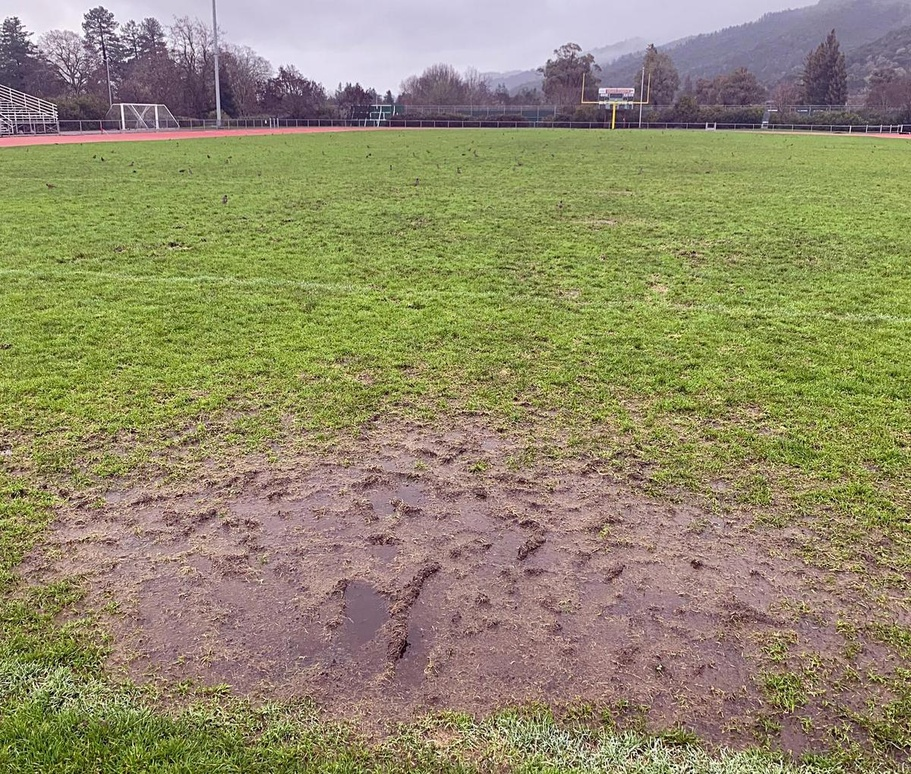
#> input picture field.jpg, 911 x 774 px, shrunk from 1200 x 1020 before the run
$ python -i NASA_Launch_Software.py   (imports and definitions only)
#> lines starting #> are read from the running program, lines starting #| are printed output that depends on the picture
#> further down, picture is the input picture: shape (774, 911, 3); mean B, G, R 106.6, 139.2, 145.8
"""
Group: SBU Rocket Team

Written By: Jewick Shi
Edited By: Ethan Carr
"""

import math
import random
import string
import time

import cv2
import numpy as np
import matplotlib.pyplot as plt

#from mpu6050 import mpu6050
#import RPi.GPIO as GPIO
#import picamera

WHITE = (255,255,255)
BLACK = (0,0,0)

TEXTFONT = cv2.FONT_HERSHEY_DUPLEX
TEXTLINE = cv2.LINE_AA

callSign = "KQ4CTL"
matchingInstr = True
hasFlown = False
deployed = False
finishedTask = False
isGreyscale = False
isCustomFilter = False
flipPic = False

flipCounter = 0
fallVel = -5

#imgFile = None
imgFile = 'field.jpg'

# arducam imx477 B0262
# https://docs.arducam.com/Raspberry-Pi-Camera/Native-camera/Libcamera-User-Guide/
# https://docs.arducam.com/Raspberry-Pi-Camera/Native-camera/PiCamera2-User-Guide/

#MPU = mpu6050(0x68)
accelStart = None
gryoStart = None

#mpu stuff
"""""
MPU 6050
https://www.youtube.com/watch?v=JTFa5l7zAA4
https://github.com/m-rtijn/mpu6050
https://pypi.org/project/mpu6050-raspberrypi/
https://www.electronicwings.com/raspberry-pi/mpu6050-accelerometergyroscope-interfacing-with-raspberry-pi

base on how itll be set up... if rocket is laying on the ground length-wise
x ... towards sky
y ... width of the rocket
z ... length of the rocket
"""

"""
Gets the magnitude of the acceleration and angular vectors.

Returns:
- accelMag [float?]: Magnitude of the acceleration vector
- gyroMag [float?]: Magnitude of the angular vector
"""

# hsaoihdoiuahd
"""
def getAccelGyroMagVal():
    mpu_accel = MPU.get_accel_data()
    mpu_gyro = MPU.get_gyro_data()

    accelVec = np.array([mpu_accel["x"], mpu_accel["y"], mpu_accel["z"]])
    gyroVec = np.array([mpu_gyro["x"], mpu_gyro["y"], mpu_gyro["z"]])

    accelMag = np.linalg.norm(accelVec)
    gyroMag = np.linalg.norm(gyroVec)

    return accelMag, gyroMag"""

"""
Gets the component velocities in 1 second intervals. Returns any combination of the three axis.

Parameters:
- xComp [Bool]: True if looking for x-component, default False
- yComp [Bool]: True if looking for y-component, default False
- zComp [Bool]: True if looking for z-component, default False

Returns:
- xVel [float?]: Average velocity in the x-direction
- yVel [float?]: Average velocity in the y-direction
- zVel [float?]: Average velocity in the z-direction
"""
# coiascjoiasd
"""
def getVel(xComp = False, yComp = False, zComp = False):
    if (xComp and yComp and zComp):
        timeRef1 = time.perf_counter()
        xVal1 = MPU.get_accel_data()["x"]
        yVal1 = MPU.get_accel_data()["y"]
        zVal1 = MPU.get_accel_data()["z"]
        time.sleep(1)
        xVal2 = MPU.get_accel_data()["x"]
        yVal2 = MPU.get_accel_data()["y"]
        zVal2 = MPU.get_accel_data()["z"]
        timeRef2 = time.perf_counter()

        timeRefDif = timeRef2 - timeRef1
        xValDif = xVal2 - xVal1
        yValDif = yVal2 - yVal1
        zValDif = zVal2 - zVal1

        xVel = xValDif/timeRefDif
        yVel = yValDif/timeRefDif
        zVel = zValDif/timeRefDif

        return xVel, yVel, zVel
    elif (xComp and yComp):
        timeRef1 = time.perf_counter()
        xVal1 = MPU.get_accel_data()["x"]
        yVal1 = MPU.get_accel_data()["y"]
        time.sleep(1)
        xVal2 = MPU.get_accel_data()["x"]
        yVal2 = MPU.get_accel_data()["y"]
        timeRef2 = time.perf_counter()

        timeRefDif = timeRef2 - timeRef1
        xValDif = xVal2 - xVal1
        yValDif = yVal2 - yVal1

        xVel = xValDif/timeRefDif
        yVel = yValDif/timeRefDif

        return xVel, yVel
    elif (xComp and zComp):
        timeRef1 = time.perf_counter()
        xVal1 = MPU.get_accel_data()["x"]
        zVal1 = MPU.get_accel_data()["z"]
        time.sleep(1)
        xVal2 = MPU.get_accel_data()["x"]
        zVal2 = MPU.get_accel_data()["z"]
        timeRef2 = time.perf_counter()

        timeRefDif = timeRef2 - timeRef1
        xValDif = xVal2 - xVal1
        zValDif = zVal2 - zVal1

        xVel = xValDif/timeRefDif
        zVel = zValDif/timeRefDif

        return xVel, zVel
    elif (yComp and zComp):
        timeRef1 = time.perf_counter()
        yVal1 = MPU.get_accel_data()["y"]
        zVal1 = MPU.get_accel_data()["z"]
        time.sleep(1)
        yVal2 = MPU.get_accel_data()["y"]
        zVal2 = MPU.get_accel_data()["z"]
        timeRef2 = time.perf_counter()

        timeRefDif = timeRef2 - timeRef1
        yValDif = yVal2 - yVal1
        zValDif = zVal2 - zVal1

        yVel = yValDif/timeRefDif
        zVel = zValDif/timeRefDif

        return yVel, zVel
    elif (xComp):
        timeRef1 = time.perf_counter()
        xVal1 = MPU.get_accel_data()["x"]
        time.sleep(1)
        xVal2 = MPU.get_accel_data()["x"]
        timeRef2 = time.perf_counter()

        timeRefDif = timeRef2 - timeRef1
        xValDif = xVal2 - xVal1

        xVel = xValDif/timeRefDif

        return xVel
    elif (yComp):
        timeRef1 = time.perf_counter()
        yVal1 = MPU.get_accel_data()["y"]
        time.sleep(1)
        yVal2 = MPU.get_accel_data()["y"]
        timeRef2 = time.perf_counter()

        timeRefDif = timeRef2 - timeRef1
        yValDif = yVal2 - yVal1

        yVel = yValDif/timeRefDif

        return yVel
    elif (zComp):
        timeRef1 = time.perf_counter()
        zVal1 = MPU.get_accel_data()["z"]
        time.sleep(1)
        zVal2 = MPU.get_accel_data()["z"]
        timeRef2 = time.perf_counter()

        timeRefDif = timeRef2 - timeRef1
        zValDif = zVal2 - zVal1

        zVel = zValDif/timeRefDif

        return zVel
    else:
        return None
"""

"""
Gets the time that passed since start of program in hr:min:sec

Parameters:
- timeStart [float]: Start time of program //from time()
- timeRef [float]: Reference time to be obtained

Returns:
- timeStr [String]: Time value in the format of "HH:MM:SS". Does not count the days.
"""
# [10 lines left out: function timeElapsed, not called in this run]

def getTransmittion():
    pass

"""
Changes the brightness and stauration of an image. The multiplier is applied before the addends.

Parameters:
- img [Array*]: Image to be filtered, color format assumed to be BGR
- lightMul [float]: Multiplicative increase of each pixel luminosity, default value of 1
                    [0,1] ... [darker, lighter]
- lightAdd [int]: Additive increase of each pixel luminosity, default value of 0
                  [0,255] ... [darker, lighter]
- lightMul [float]: Multiplicative increase of each pixel saturation, default value of 1
                    [0,1] ... [greyscale, colored]
- lightAdd [int]: Additive increase of each pixel saturation, default value of 0
                  [0,255] ... [greyscale, colored] color

Returns:
- imgfiltered [Array*]: Image filitered base on user parameter
"""
def filterLightSat(img, satMul = 1, satAdd = 0, lightMul = 1, lightAdd = 0):
  imghls = cv2.cvtColor(img, cv2.COLOR_BGR2HLS)
  h, l, s = cv2.split(imghls)

  s = np.array(s.astype('float32'))
  #s = (s + satAdd) * satMul
  s = (s * satMul) + satAdd
  s = np.clip(s, 0, 255).astype('uint8')

  l = np.array(l.astype('float32'))
  #l = (l + lightAdd) * lightMul
  l = (l * lightMul) + lightAdd
  l = np.clip(l, 0, 255).astype('uint8')

  imgfiltered = cv2.cvtColor(cv2.merge([h, l, s]), cv2.COLOR_HLS2BGR)

  return imgfiltered

"""
DOCUMENT
"""
def fourFilters(img):
  imgSize = img.shape
#> imgSize = (774, 911, 3)
  imgY, imgX = imgSize[0], imgSize[1]
#> imgY = 774; imgX = 911

  imgYHalf = imgY // 2
#> imgYHalf = 387
  imgXHalf = imgX // 2
#> imgXHalf = 455
  imgYQ1 = imgY // 4
#> imgYQ1 = 193
  imgXQ1 = imgX // 4
#> imgXQ1 = 227
  imgYQ2 = (imgY // 4) * 3
#> imgYQ2 = 579
  imgXQ2 = (imgX // 4) * 3
#> imgXQ2 = 681


  imgTL = img[:imgYHalf, :imgXHalf]
  imgBL = img[(imgYHalf+1):, :imgXHalf]
  imgTR = img[:imgYHalf, (imgXHalf+1):]
  imgBR = img[(imgYHalf+1):, (imgXHalf+1):]
  imgC = img[imgYQ1:imgYQ2, imgXQ1:imgXQ2]

  imgTL = filterLightSat(imgTL, satMul= 1, satAdd= 255, lightMul=2)
#> in filterLightSat, `imghls = cv2.cvtColor(img, cv2.COLOR_BGR2HLS)`: imghls: shape (387, 455, 3); mean of channels 0, 1, 2 71.4, 130.4, 79.1
#> in filterLightSat, `s = np.clip(s, 0, 255).astype('uint8')`: s: shape (387, 455); every value is 255
  imgBL = cv2.bitwise_not((filterLightSat(imgBL, satMul= 1, satAdd= 255, lightMul=2)))
#> call 2 of filterLightSat, with satMul = 1, satAdd = 255, lightMul = 2, lightAdd = 0
#> in filterLightSat (call 2), `imghls = cv2.cvtColor(img, cv2.COLOR_BGR2HLS)`: imghls: shape (386, 455, 3); mean of channels 0, 1, 2 49.9, 126.1, 70.3
#> in filterLightSat (call 2), `h, l, s = cv2.split(imghls)`:
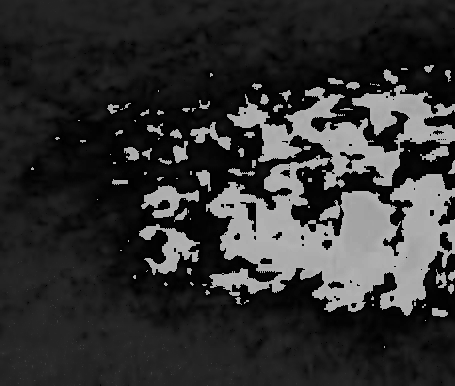
#> h: shape (386, 455); min 0, max 179, mean 49.9
#> in filterLightSat (call 2), `h, l, s = cv2.split(imghls)`:
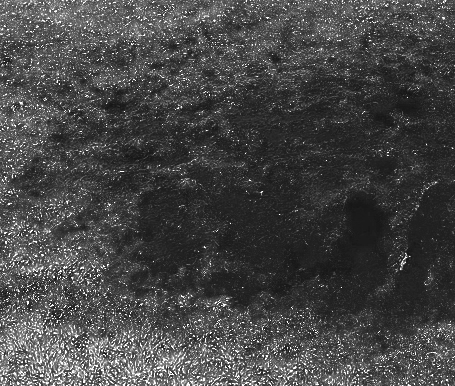
#> s: shape (386, 455); min 15, max 255, mean 70.3
#> in filterLightSat (call 2), `s = np.clip(s, 0, 255).astype('uint8')`: s: shape (386, 455); every value is 255
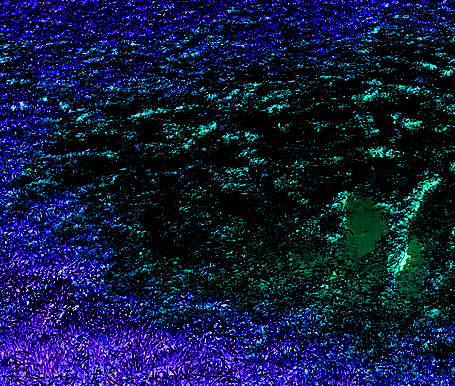
#> imgBL: shape (386, 455, 3); mean B, G, R 61.9, 25, 10.7

  imgTR = cv2.cvtColor(cv2.cvtColor(imgTR, cv2.COLOR_BGR2GRAY), cv2.COLOR_GRAY2BGR)
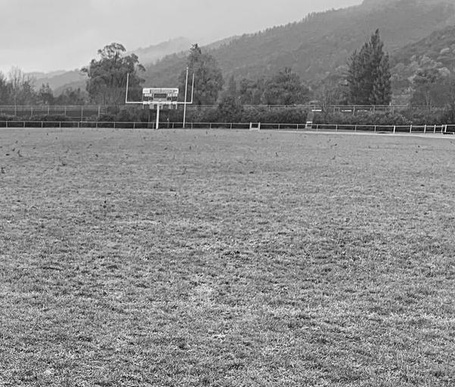
#> imgTR: shape (387, 455, 3); min 3, max 251, mean 141
  imgBR = cv2.cvtColor(cv2.cvtColor(imgBR, cv2.COLOR_BGR2GRAY), cv2.COLOR_GRAY2BGR)
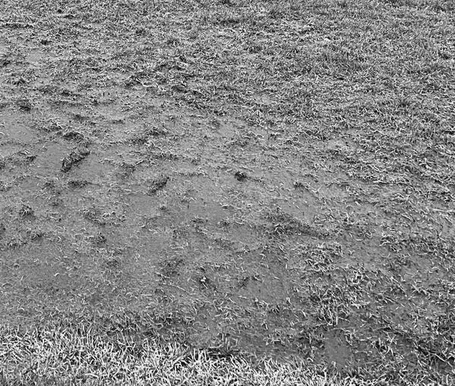
#> imgBR: shape (386, 455, 3); min 1, max 253, mean 132.7

  imgTR = filterLightSat(imgTR, satMul= 1, satAdd= 255, lightMul=2)
#> call 3 of filterLightSat, with satMul = 1, satAdd = 255, lightMul = 2, lightAdd = 0
#> in filterLightSat (call 3), `imghls = cv2.cvtColor(img, cv2.COLOR_BGR2HLS)`: imghls: shape (387, 455, 3); mean of channels 0, 1, 2 0, 141, 0
#> in filterLightSat (call 3), `h, l, s = cv2.split(imghls)`: h: shape (387, 455); every value is 0
#> in filterLightSat (call 3), `s = np.array(s.astype('float32'))`: s: shape (387, 455) float32; every value is 0
#> in filterLightSat (call 3), `s = (s * satMul) + satAdd`: s: shape (387, 455) float32; every value is 255
#> in filterLightSat (call 3), `imgfiltered = cv2.cvtColor(cv2.merge([h, l, s]), cv2.COLOR_HLS2BGR)`:
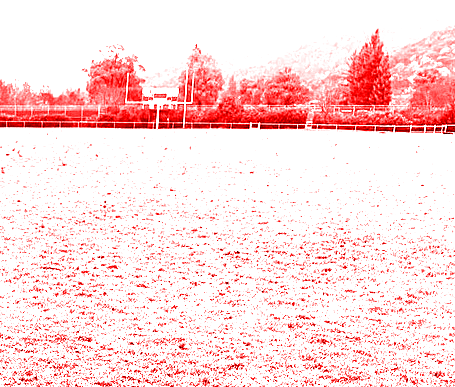
#> imgfiltered: shape (387, 455, 3); mean B, G, R 219.1, 219.1, 253.5
  imgBR = cv2.bitwise_not((filterLightSat(imgBR, satMul= 1, satAdd= 255, lightMul=2)))
#> call 4 of filterLightSat, with satMul = 1, satAdd = 255, lightMul = 2, lightAdd = 0
#> in filterLightSat (call 4), `imghls = cv2.cvtColor(img, cv2.COLOR_BGR2HLS)`: imghls: shape (386, 455, 3); mean of channels 0, 1, 2 0, 132.7, 0
#> in filterLightSat (call 4), `h, l, s = cv2.split(imghls)`: h: shape (386, 455); every value is 0
#> in filterLightSat (call 4), `s = np.array(s.astype('float32'))`: s: shape (386, 455) float32; every value is 0
#> in filterLightSat (call 4), `s = (s * satMul) + satAdd`: s: shape (386, 455) float32; every value is 255
#> in filterLightSat (call 4), `l = np.clip(l, 0, 255).astype('uint8')`:
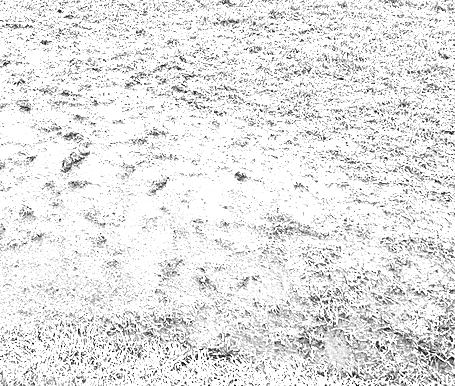
#> l: shape (386, 455); min 2, max 255, mean 229.1


  imgT = cv2.hconcat([imgTL, imgTR])
  imgB = cv2.hconcat([imgBL, imgBR])

  imgComb = cv2.vconcat([imgT, imgB])
  imgComb[imgYQ1:imgYQ2, imgXQ1:imgXQ2] = imgC
  imgComb = cv2.flip(imgComb, 0)

  return imgComb

"""
Stamps the relative time and type of filter used on the image

Parameters:
- img [Array*]: Image that will be modified
- time [String]: The time value that will be stamped
- filterText [String]: Description of filter that was used

Returns:
- imgStamp [Array*]: Image stamped with time and filter values
"""
# [20 lines left out: function stampImg, not called in this run]

"""
show image
"""
# [27 lines left out: function showIMG, not called in this run]

"""
need to add in
gets 2 instructions out of the radio signal...
6 mins record to guarntee at least 2 readings... best case 3 full proper, avg case 2 full 1 partial
"""
# [34 lines left out: function getInstructionList, not called in this run]

"""
need to improve maybe do 3?
# outputs the command with the most similarity
# if first 2 are the same continue to perform task
# if not the same, get signal again and compare again
"""
# [13 lines left out: function compareInstructions, not called in this run]

# executes base on command ... need to make commands for each case
"""
Document
"""
# [63 lines left out: function executeInstructions, not called in this run]

"""
Random team and instruction generator

Parameters:
- teams [int]: Number of teams, default of 1
- length [int]: Number of instructions, default of 1
- limit [int]: Types of instructions, default of 8

Return:
- Instr [String]: A string of commands with randomized teams and instructions
"""
# [45 lines left out: function genRandInstr, not called in this run]

"""
Creates random differences within the sequence

Parameters:
- inList [String List]: list of instructions
- chance [int]: chance (1 to 100) of change to occure per instruction, default of 10
"""
# [24 lines left out: function createError, not called in this run]


#main tasks
accelMag, gryoMag = 9.8, 0 # m/s2, *
zVel1, zVel2= -15, -15 # m/s

timeOn = time.time()

# [76 lines not run here, left out]

    # what if record for 8 mins... get 3 readings
    # compare the 3 readings

    # either run the readings with the least differences to otheres
    # or run a combined reading, where the same instruction, picked and if completely different, pick 1 randomly

>>> import cv2
>>> picture = cv2.imread('field.jpg')
>>> result = fourFilters(picture)
